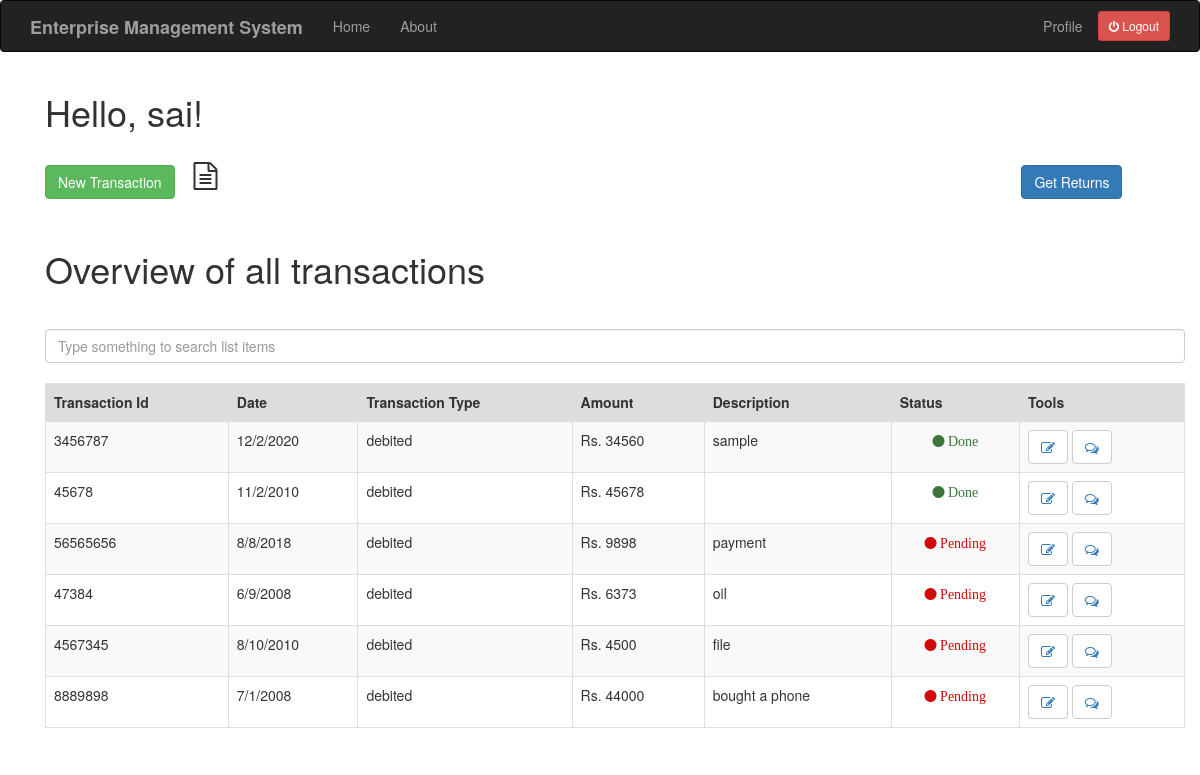
The page /index (signed in) on the database its author committed.
### app/models.py (models this page shows, shortened)
class User(UserMixin,db.Model):
    id = db.Column(db.Integer,primary_key=True)
    username = db.Column(db.String(64), index=True,unique=True)
    email = db.Column(db.String(120),index=True,unique=True)
    password_hash = db.Column(db.String(128))
    job = db.Column(db.String(64))
    posts = db.relationship('Post',backref='author',lazy='dynamic')
    comment = db.relationship('Comment',backref='comment_by',lazy='dynamic')
    about_me = db.Column(db.String(140))
    last_seen = db.Column(db.DateTime, default=datetime.utcnow)

class Transaction(db.Model):
    id = db.Column(db.Integer,primary_key=True)
    tr_id = db.Column(db.Integer)
    date = db.Column(db.String(64))
    description = db.Column(db.String(140))
    tr_type = db.Column(db.String(64))
    amount = db.Column(db.Integer)
    valid = db.Column(db.Boolean, default=False)
    user_id = db.Column(db.Integer,db.ForeignKey('user.id'))
    comment = db.relationship('Comment',backref='comment_of',lazy='dynamic')
    document = db.relationship('Document',backref='document_of',lazy='dynamic')

### app/routes.py (the view)
@app.route('/index')
@login_required
def index():
    if current_user.job != 'Acc':
        transaction = Transaction.query.filter_by(user_id=current_user.id)
        return render_template("index.html", title='HomePage',transaction=transaction)
    else:
        return redirect(url_for('acc_index'))

### app/models.py (called while the page is built)
@login.user_loader
def load_user(id):
    return User.query.get(int(id))

### app/routes.py (called while the page is built)
@app.before_request
def before_request():
    if current_user.is_authenticated:
        current_user.last_seen = datetime.utcnow()
        db.session.commit()

### app/templates/index.html (shortened to what this page needs)
{% extends "base.html" %}
{% import 'bootstrap/wtf.html' as wtf %}
{% block app_content %}
<link rel="stylesheet" href="https://cdnjs.cloudflare.com/ajax/libs/font-awesome/4.7.0/css/font-awesome.min.css">
    <div class="container">
        <h1>Hello, {{ current_user.username }}!</h1>
        <br>
        <p> <a href="{{ url_for('add_transaction') }}" class="btn btn-success">New Transaction</a> <i class="fa fa-file-text-o fa-2x" aria-hidden="true" style="margin-left: 15px;"></i> <a href="{{ url_for('get_returns') }}" style="margin-left:800px;" class="btn btn-primary"> Get Returns </a> </p>
        <br>
        <h1>Overview of all transactions</h1>
        <br>
        <input class="form-control mb-4" id="tableSearch" type="text" placeholder="Type something to search list items">
        <br>
        <table class="table table-bordered table-striped" id="keywords">
            <thead>
                <tr style="background-color: #dddddd">
                    <th>Transaction Id</th>
                    <th>Date</th>
                    <th>Transaction Type</th>
                    <th>Amount</th>
                    <th>Description</th>
                    <th>Status</th>
                    <th>Tools</th>
                </tr>
            </thead>
            <tbody id="myTable">
            {% for po in transaction %}
                <tr>
                    <td>{{ po.tr_id }}</td>
                    <td>{{ po.date }}</td>
                    <td>{{ po.tr_type }}</td>
                    <td>Rs. {{ po.amount }}</td>
                    <td>{{ po.description }}</td>
                    <td>{% if po.valid == False %}
                      <p style="text-align: center;"><i class="fa fa-circle red" aria-hidden="true"> Pending</i></p>
                      {% else %}
                      <p style="text-align: center;"><i class="fa fa-circle green" aria-hidden="true"> Done</i></p>
                      {% endif %}
                    </td>
                    <td> <button type="button" class="btn btn-default"><a href="{{ url_for('edit_transaction', trans_id = po.id) }}"><i class="fa fa-pencil-square-o fa-1x" aria-hidden="true"></i></a></button>
                    <button type="button" class='btn btn-default'><a href="{{ url_for('add_comment', trans_id = po.id) }}"><i class="fa fa-comments-o fa-1x" aria-hidden="true"></i></a></button> </td>
                </tr>
            {% endfor %}
            </tbody>
        </table>
    </div>
{% endblock %}

### app/templates/base.html (shortened to what this page needs)
{% extends 'bootstrap/base.html' %}
{% block navbar %}
    <nav class="navbar navbar-inverse">
        <div class="container">
            <div class="navbar-header">
                <a class="navbar-brand"><b>Enterprise Management System</b></a>
            </div>
            <div class="collapse navbar-collapse" id="bs-example-navbar-collapse-1">
                <ul class="nav navbar-nav">
                    <li><a href="{{ url_for('home') }}">Home</a></li>
                    <li><a href="{{ url_for('about') }}">About</a></li>
                </ul>
                <ul class="nav navbar-nav navbar-right">
                    {% if current_user.is_anonymous %}
                    <li><a href="{{ url_for('login') }}">Login</a></li>
                    {% else %}
                    <li><a href="{{ url_for('user', username=current_user.username) }}">Profile</a></li>
                    <li><p style="margin-top: 10px;"><a href="{{ url_for('logout') }}" class="btn btn-sm btn-danger"><i class="fa fa-power-off" aria-hidden="true"></i> Logout</a></p></li>
                    {% endif %}
                </ul>
            </div>
        </div>
    </nav>
{% endblock %}
{% block content %}
    <div class="container">
        {% block app_content %}{% endblock %}
    </div>
{% endblock %}

### app/templates/index.html (style rules this page uses)
.red { color: #d00909; }
.green { color: #3c763d; }

### rows shown on the page
User: username "sai"
Transaction: tr_id "3456787", date "12/2/2020", tr_type "debited", amount "34560", description "sample", valid "Done"
Transaction: tr_id "45678", date "11/2/2010", tr_type "debited", amount "45678", shows "Done"
Transaction: tr_id "56565656", date "8/8/2018", tr_type "debited", amount "9898", description "payment", valid "Pending"
Transaction: tr_id "47384", date "6/9/2008", tr_type "debited", amount "6373", description "oil", valid "Pending"
Transaction: tr_id "4567345", date "8/10/2010", tr_type "debited", amount "4500", description "file", valid "Pending"
Transaction: tr_id "8889898", date "7/1/2008", tr_type "debited", amount "44000", description "bought a phone", valid "Pending"
